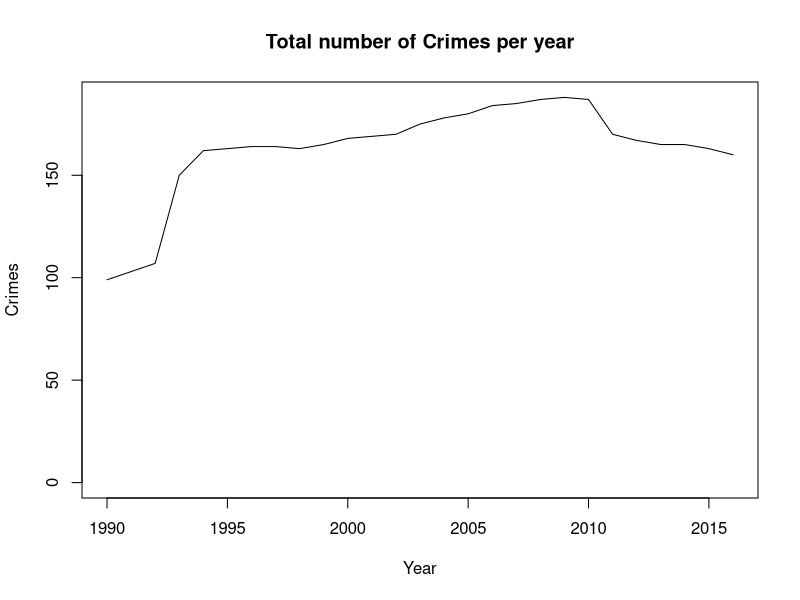

The R script that drew this image:
## ---- chunk 1
knitr::opts_chunk$set(echo = TRUE)
crimedata <- read.csv("crimedata.csv")
## ---- chunk 2
library(dplyr)
crimedata <- arrange(crimedata,year)
maxcrimes <- max(crimedata$crimes)
## ---- chunk 3

plot(crimedata,type="l",main="Total number of Crimes per year", xlab = "Year", ylab = "Crimes", ylim=c(0,maxcrimes)) 

#type="l" specifies line graph, main specifies title, x(y)lab specify x(y) axes titles, ylim specifies range of y axis i.e. 0 - max value

firstyear <- first(crimedata$year)
latestyear <- last(crimedata$year)
meancrimes <- round(mean(crimedata$crimes), digits = 1)
